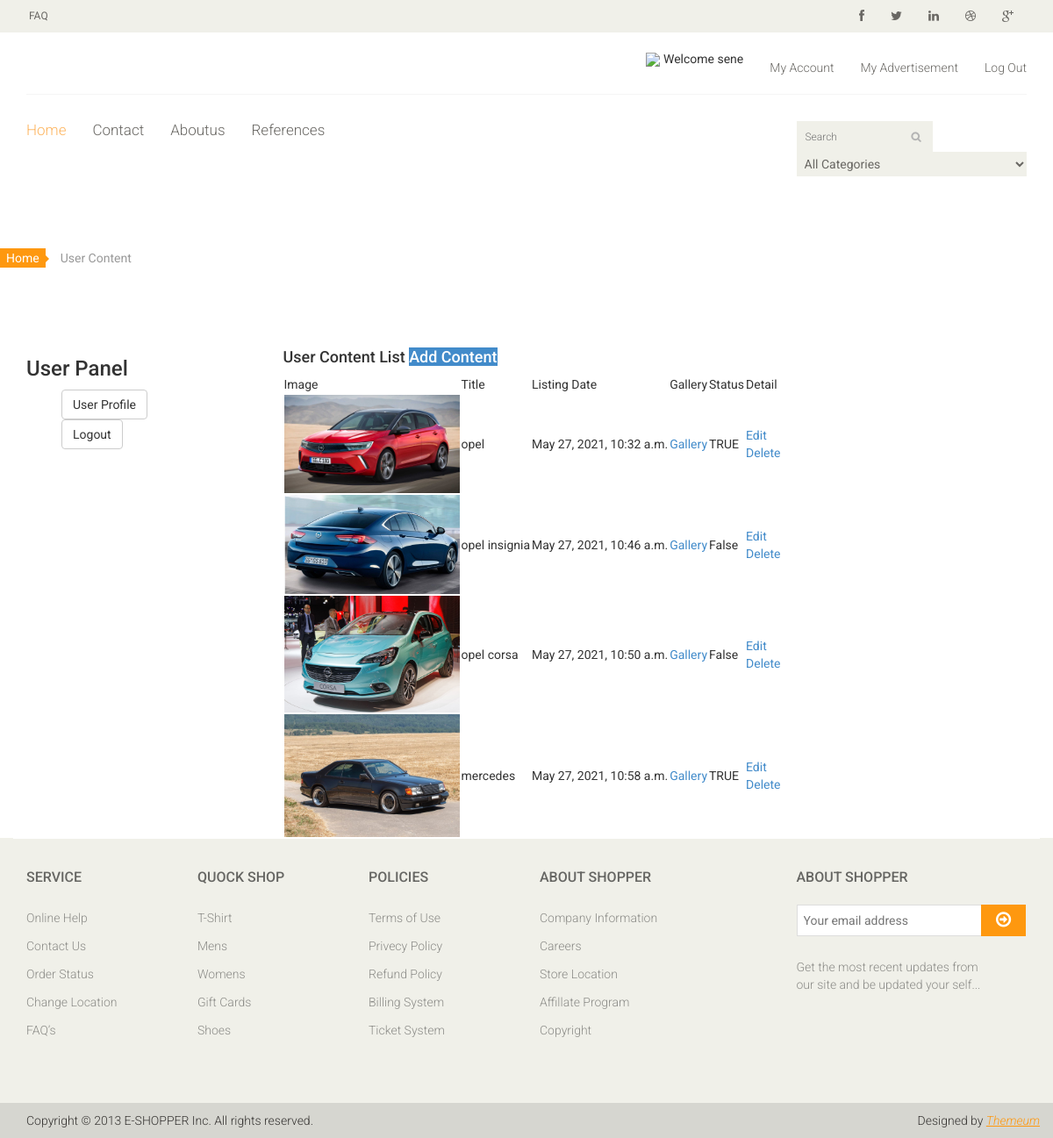
Before: /user/contents/ (signed in) with the older database file.
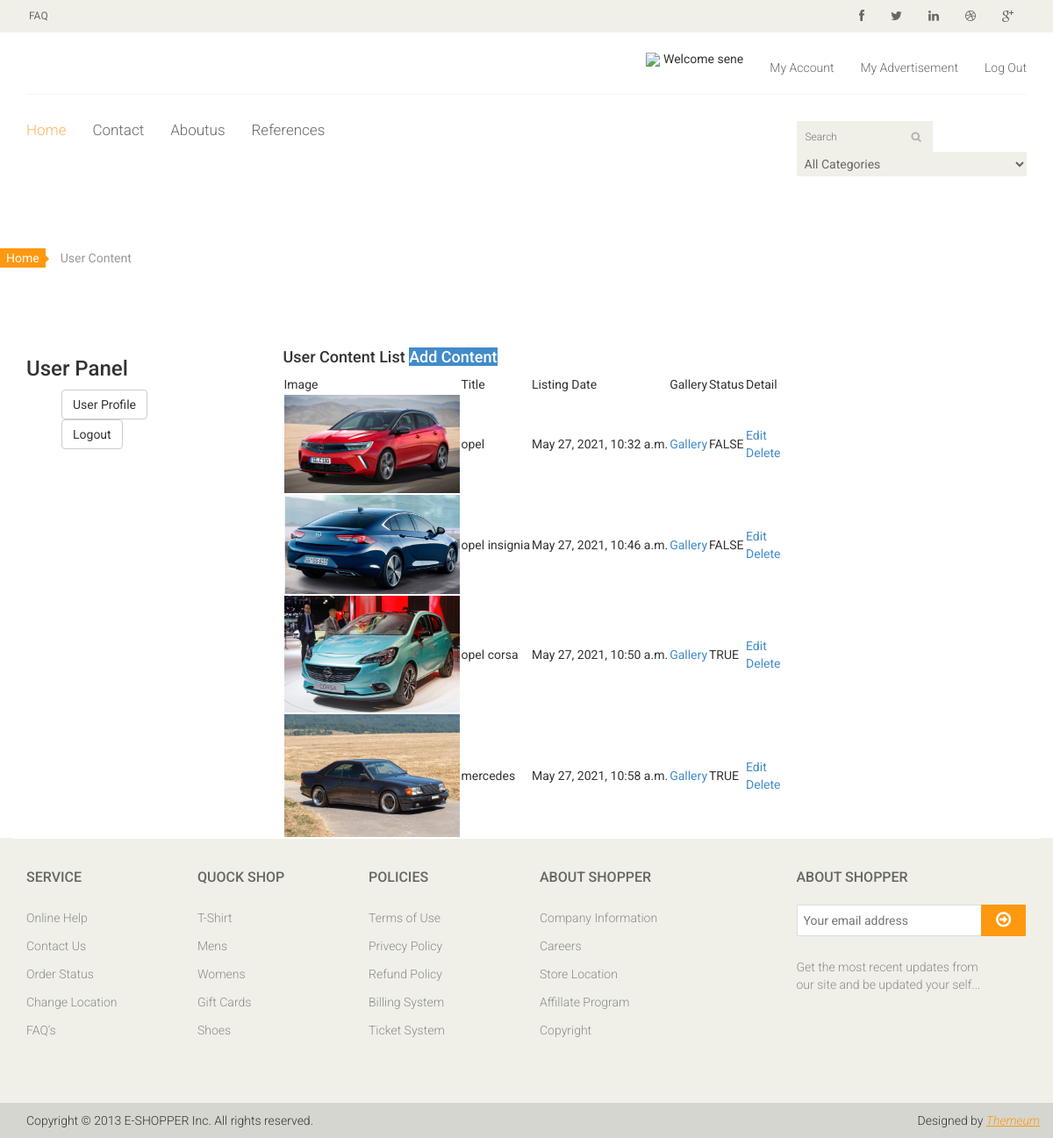
After: the same page with the newer database file.
### content/models.py (models this page shows, shortened)
class Content(models.Model):
    user=models.ForeignKey(User,on_delete=models.CASCADE,null=True)
    type = models.CharField(max_length=10, choices=TYPE)
    title = models.CharField(max_length=200)
    description = models.CharField(blank=True,max_length=300)
    keywords = models.CharField(blank=True,max_length=255)
    image = models.ImageField(blank=True,upload_to='images/')
    price = models.FloatField()
    year = models.IntegerField()
    fuel = models.CharField(max_length=50)
    motor_power = models.IntegerField()
    engine_capacity = models.IntegerField()
    case_type = models.CharField(max_length=50)
    detail = RichTextUploadingField()
    slug = models.SlugField(null=False, unique=True)
    status = models.CharField(max_length=10,choices=STATUS)
    create_at = models.DateTimeField(auto_now_add=True)
    update_at = models.DateTimeField(auto_now=True)

### user/views.py (the view)
# urls.py: path('contents/', views.contents, name='contents'),
@login_required(login_url='/login')
def contents(request):
    category=Category.objects.all()
    setting = Setting.objects.get(pk=1)
    menu=Menu.objects.all()
    current_user=request.user
    contents=Content.objects.filter(user_id=current_user.id)
    context={
        'category':category,
        'menu':menu,
        'setting': setting,
        'contents':contents,
    }
    return  render(request,'user_content.html',context)

### user/templates/user_content.html (shortened to what this page needs)
{%  extends "homebase.html" %}
{% block content %}
    <div class="breadcrumbs">
				<ol class="breadcrumb">
				  <li><a href="#">Home</a></li>
				  <li class="active">User Content</li>
				</ol>
    </div>
    <div class="section">
        <div class="container">
            <div class="row">
                <div class="col-sm-3">
					{% include "user_panel.html" %}
				</div>
                <div class="col-sm-9">
                    <div>
                        <div class="login-form">
                            <h4 class="title">User Content List <a class="btn-primary" href="/user/addcontent">Add Content</a> </h4>
                        </div>
                    </div>
                    <table>
                            <tr>
                                <td>Image</td>
                                <td>Title</td>
                                <td>Listing Date</td>
                                <td>Gallery</td>
                                <td>Status</td>
                                <td>Detail</td>
                            </tr>
                            {% for rs in contents %}
                            <tr>
                                <td>
                                    <a href="/content/{{ rs.id }}/{{ rs.slug }}">
                                    <img src="{{rs.image.url}}" alt="" width="200"></a>
                                </td>
                                <td> {{rs.title}}</td>
                                <td>{{rs.create_at}}</td>
                                <td><a href="javascript:;" onclick="window.open('/user/contentaddimage/{{ rs.id }}','gallery','height=600,width=800,top=50,left=150')">Gallery</a> </td>
                                <td> {{rs.status}}</td>
                                <td><a href="/user/contentedit/{{rs.id}}">Edit</a><br>
                                <a href="/user/contentdelete/{{rs.id}}" onclick="return confirm('Are you sure you want to delete the content?')">Delete</a>
                                </td>
                            </tr>
                            {% endfor %}
                        </table>
				</div>
            </div>
        </div>
    </div>
{% endblock %}

Changed rows visible on the page:
changed Content "opel": status "TRUE" → "FALSE"
changed Content "opel insignia": status "False" → "FALSE"
changed Content "opel corsa": status "False" → "TRUE"
